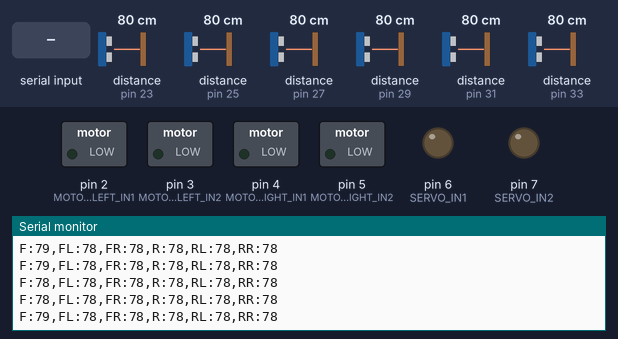
The sketch below on a simulated Arduino Mega 2560, built with avr-gcc and run on an emulated ATmega2560. Shown: switched loads named in the sketch (green lamp = pin HIGH), output pins drawn as LEDs (lit = HIGH), the last lines printed to the serial monitor. Wiring (inferred from the names in the program): 6 × ultrasonic range finder: trigger pin 22, echo pin 23 / trigger pin 24, echo pin 25 / trigger pin 26, echo pin 27 / trigger pin 28, echo pin 29 / trigger pin 30, echo pin 31 / trigger pin 32, echo pin 33. The test bench sets the inputs (shaded band); at power-on: distance to the obstacle (sensors on pin 23, pin 25, pin 27, pin 29, pin 31, pin 33) 80 cm. The echo pulse lasts 58.3 µs per cm; pins used as bus, display or sensor lines are not drawn.

Above: at 1.2 s.
1.3 s: "V:\n" received over Serial
2.8 s: distance to the obstacle (sensor on pin 23) set to 299 cm
At 3.04 s:
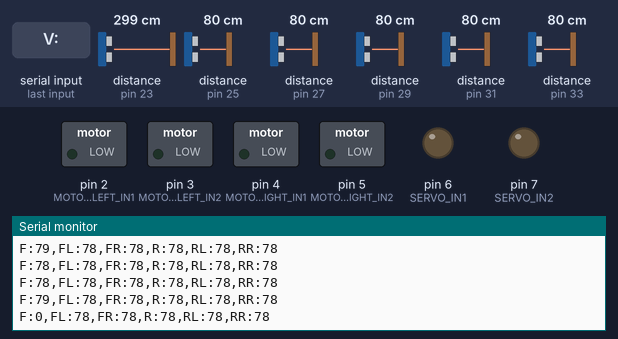
5.8 s: "S:\n" received over Serial
At 5.93 s:
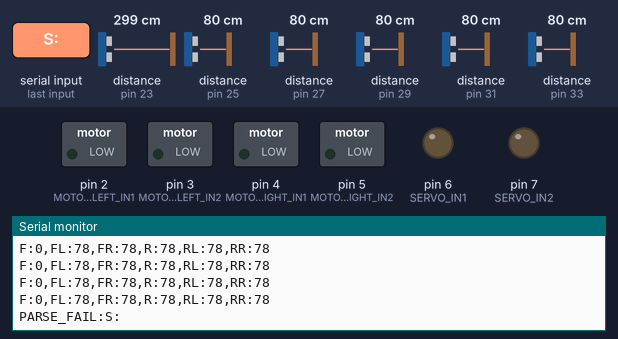
7.3 s: "30,150\n" received over Serial
At 7.41 s:
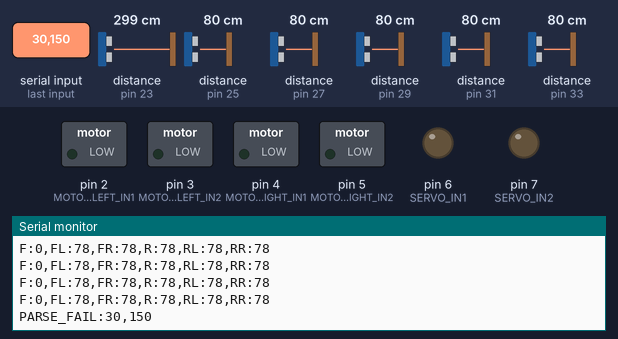
Timing chart, 0 to 9.8 s (numbered marks = the images above; inputs shaded):
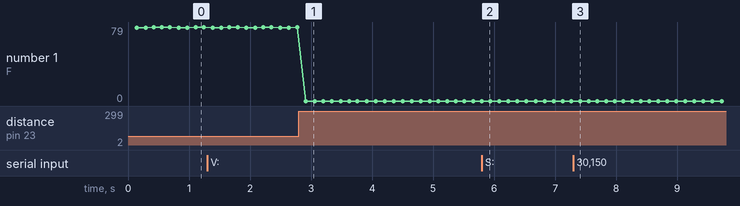

Measured:
- after the input at 2.8 s, the serial monitor: prints a new line after 0.11 s (image 1)
- after the input at 5.8 s, the serial monitor: prints a new line at once (image 2)
- after the input at 7.3 s, the serial monitor: prints a new line at once (image 3)
- plotted number 1: 79 → 0 after the input at 2.8 s

The sketch:

ackermann_drive_firmware.ino
```cpp
/*
 * Ackermann Drive Arduino Firmware for ROS2
 * 차동 구동 방식 (Differential Drive) + 서보 조향
 *
 * 시리얼 통신: 115200 baud
 * 명령 형식: V:pwm,S:angle (ROS2 연속 모드)
 *
 * 하드웨어:
 * - 좌측 모터 드라이버: PIN 2, 3
 * - 우측 모터 드라이버: PIN 4, 5
 * - 서보(조향) 드라이버: PIN 6, 7
 * - 초음파 센서 6개: TRIG(22,24,26,28,30,32), ECHO(23,25,27,29,31,33)
 */

#include <Arduino.h>

// ========== 핀 설정 (motor_control.ino와 동일) ==========
// 모터 드라이버 1: 좌측 바퀴
#define MOTOR_LEFT_IN1  2
#define MOTOR_LEFT_IN2  3

// 모터 드라이버 2: 우측 바퀴
#define MOTOR_RIGHT_IN1 4
#define MOTOR_RIGHT_IN2 5

// 모터 드라이버 3: 서보 조향
#define SERVO_IN1 6
#define SERVO_IN2 7

// 초음파 센서 6개
int trigPins[6] = {22, 24, 26, 28, 30, 32};
int echoPins[6] = {23, 25, 27, 29, 31, 33};

// 센서 인덱스
#define FRONT       0
#define FRONT_LEFT  1
#define FRONT_RIGHT 2
#define REAR        3
#define REAR_LEFT   4
#define REAR_RIGHT  5

// ========== 파라미터 설정 ==========
// ROS2 파라미터와 일치
const int CENTER_SERVO_DEG = 90;      // 직진
const int MAX_STEER_DEG = 30;         // 최대 조향각

// ========== 변수 ==========
String inputString = "";
bool stringComplete = false;

int currentSpeed = 0;                 // 0~255 PWM
int currentSteering = CENTER_SERVO_DEG; // 60~120도
long distances[6];                    // 초음파 거리 (cm)

unsigned long lastCommandTime = 0;
const unsigned long COMMAND_TIMEOUT = 1000; // 1000ms (타임아웃 여유 증가)
bool commandReceived = false;         // 최초 명령 수신 플래그

void setup() {
  // 시리얼 통신
  Serial.begin(115200);

  // 모터 핀 설정
  pinMode(MOTOR_LEFT_IN1, OUTPUT);
  pinMode(MOTOR_LEFT_IN2, OUTPUT);
  pinMode(MOTOR_RIGHT_IN1, OUTPUT);
  pinMode(MOTOR_RIGHT_IN2, OUTPUT);

  // 서보 핀 설정
  pinMode(SERVO_IN1, OUTPUT);
  pinMode(SERVO_IN2, OUTPUT);

  // 초음파 센서 핀 설정
  for (int i = 0; i < 6; i++) {
    pinMode(trigPins[i], OUTPUT);
    pinMode(echoPins[i], INPUT);
  }

  // 초기 상태: 정지, 직진
  motorStop();
  setSteeringAngle(CENTER_SERVO_DEG);

  Serial.println("Arduino Ready: ROS2 Ackermann Drive");
  Serial.println("Format: V:pwm,S:angle");

  inputString.reserve(50);
}

void loop() {
  // 시리얼 데이터 읽기
  serialEvent();

  // 명령 파싱 및 실행
  if (stringComplete) {
    parseCommand(inputString);
    inputString = "";
    stringComplete = false;
  }

  // 타임아웃 체크 (최초 명령 수신 후에만)
  if (commandReceived && (millis() - lastCommandTime > COMMAND_TIMEOUT)) {
    emergencyStop();
    commandReceived = false;  // 재시작 대기
  }

  // 초음파 센서 읽기 (100ms마다)
  static unsigned long lastUltrasonicRead = 0;
  if (millis() - lastUltrasonicRead > 100) {
    measureAllUltrasonic();
    sendSensorData();
    lastUltrasonicRead = millis();
  }

  delay(10);
}

// ========== 시리얼 이벤트 ==========
void serialEvent() {
  while (Serial.available()) {
    char inChar = (char)Serial.read();

    if (inChar == '\n' || inChar == '\r') {
      if (inputString.length() > 0) {
        stringComplete = true;
      }
    } else {
      inputString += inChar;
    }
  }
}

// ========== 명령 파싱 ==========
void parseCommand(String cmd) {
  // ROS2 형식: V:255,S:86
  // V: 속도 PWM (0~255)
  // S: 조향각 (60~120도)

  cmd.trim();

  int vIndex = cmd.indexOf("V:");
  int sIndex = cmd.indexOf("S:");
  int commaIndex = cmd.indexOf(',');

  if (vIndex != -1 && sIndex != -1 && commaIndex != -1) {
    // 속도 파싱
    String speedStr = cmd.substring(vIndex + 2, commaIndex);
    currentSpeed = speedStr.toInt();

    // 조향각 파싱
    String steerStr = cmd.substring(sIndex + 2);
    currentSteering = steerStr.toInt();

    // 제한
    currentSpeed = constrain(currentSpeed, 0, 255);
    currentSteering = constrain(currentSteering,
                                 CENTER_SERVO_DEG - MAX_STEER_DEG,  // 60
                                 CENTER_SERVO_DEG + MAX_STEER_DEG); // 120

    // 모터 및 서보 제어
    setMotorSpeed(currentSpeed);
    setSteeringAngle(currentSteering);

    // 타임아웃 및 수신 플래그 업데이트
    lastCommandTime = millis();
    commandReceived = true;

    // 디버그 출력 (CMD: 접두사로 센서 데이터와 구분)
    Serial.print("CMD:");
    Serial.print(currentSpeed);
    Serial.print(",");
    Serial.println(currentSteering);
  } else {
    // 파싱 실패 디버그
    Serial.print("PARSE_FAIL:");
    Serial.println(cmd);
  }
}

// ========== 모터 속도 제어 (차동 구동) ==========
void setMotorSpeed(int speed) {
  // 0~255 PWM
  // 좌우 바퀴를 같은 속도로 제어 (Ackermann처럼)

  if (speed > 5) {
    // 전진
    motorForward(speed);
  } else {
    // 정지
    motorStop();
  }
}

// 전진 (양쪽 바퀴 같은 속도)
void motorForward(int speed) {
  // 좌측 바퀴 전진 (반대 방향으로 설정됨)
  analogWrite(MOTOR_LEFT_IN1, 0);
  analogWrite(MOTOR_LEFT_IN2, speed);

  // 우측 바퀴 전진
  analogWrite(MOTOR_RIGHT_IN1, speed);
  analogWrite(MOTOR_RIGHT_IN2, 0);
}

// 후진 (양쪽 바퀴 같은 속도)
void motorBackward(int speed) {
  // 좌측 바퀴 후진
  analogWrite(MOTOR_LEFT_IN1, speed);
  analogWrite(MOTOR_LEFT_IN2, 0);

  // 우측 바퀴 후진
  analogWrite(MOTOR_RIGHT_IN1, 0);
  analogWrite(MOTOR_RIGHT_IN2, speed);
}

// 정지
void motorStop() {
  analogWrite(MOTOR_LEFT_IN1, 0);
  analogWrite(MOTOR_LEFT_IN2, 0);
  analogWrite(MOTOR_RIGHT_IN1, 0);
  analogWrite(MOTOR_RIGHT_IN2, 0);
}

// ========== 조향각 제어 (모터 드라이버 방식) ==========
void setSteeringAngle(int angle) {
  // 60~120도 → 모터 드라이버 PWM으로 변환
  // 90도 = 중앙(정지)
  // <90도 = 왼쪽 회전
  // >90도 = 오른쪽 회전

  if (angle < 90) {
    // 왼쪽 회전
    int power = map(90 - angle, 0, 90, 0, 255);
    power = constrain(power, 0, 255);
    analogWrite(SERVO_IN1, 0);
    analogWrite(SERVO_IN2, power);
  }
  else if (angle > 90) {
    // 오른쪽 회전
    int power = map(angle - 90, 0, 90, 0, 255);
    power = constrain(power, 0, 255);
    analogWrite(SERVO_IN1, power);
    analogWrite(SERVO_IN2, 0);
  }
  else {
    // 중앙 (정지)
    analogWrite(SERVO_IN1, 0);
    analogWrite(SERVO_IN2, 0);
  }
}

// ========== 긴급 정지 ==========
void emergencyStop() {
  currentSpeed = 0;
  currentSteering = CENTER_SERVO_DEG;
  motorStop();
  setSteeringAngle(CENTER_SERVO_DEG);
}

// ========== 초음파 센서 읽기 ==========
long measureUltrasonic(int index) {
  // Trig 펄스
  digitalWrite(trigPins[index], LOW);
  delayMicroseconds(2);
  digitalWrite(trigPins[index], HIGH);
  delayMicroseconds(10);
  digitalWrite(trigPins[index], LOW);

  // Echo 수신 (타임아웃 10ms)
  long duration = pulseIn(echoPins[index], HIGH, 10000);

  // 거리 계산 (cm)
  long distance = duration * 0.034 / 2;

  // 유효 범위 체크 (2~170cm)
  if (distance < 2 || distance > 170) {
    distance = 0;
  }

  return distance;
}

// 6개 센서 모두 측정
void measureAllUltrasonic() {
  for (int i = 0; i < 6; i++) {
    distances[i] = measureUltrasonic(i);
    delayMicroseconds(200);  // 센서 간 간섭 방지
  }
}

// ROS2로 센서 데이터 전송
void sendSensorData() {
  // 형식: "F:25,FL:30,FR:28,R:50,RL:45,RR:48"
  Serial.print("F:");    Serial.print(distances[FRONT]);
  Serial.print(",FL:");  Serial.print(distances[FRONT_LEFT]);
  Serial.print(",FR:");  Serial.print(distances[FRONT_RIGHT]);
  Serial.print(",R:");   Serial.print(distances[REAR]);
  Serial.print(",RL:");  Serial.print(distances[REAR_LEFT]);
  Serial.print(",RR:");  Serial.print(distances[REAR_RIGHT]);
  Serial.println();
}
```
